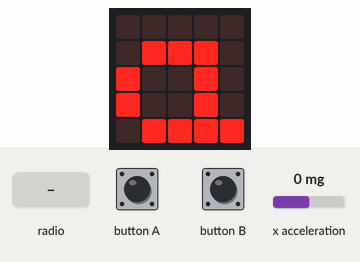
Simulated run of this program. Board: BBC micro:bit running MicroPython. Shown: the board's 5×5 LED display. The test bench sets the inputs (shaded band); at power-on: x acceleration 0 mg. The 48×5 strip is a reading aid, not a part: it shows the text the display is scrolling, unrolled, one strip-width of it at a time.

Above: at 1.2 s.
1.3 s: x acceleration set to 750 mg
At 1.7 s:
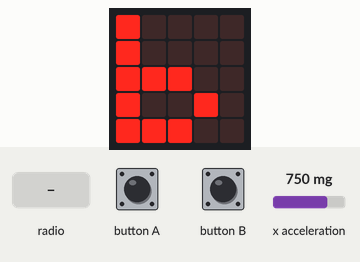
4.3 s: radio message "1" arrives
At 4.43 s:
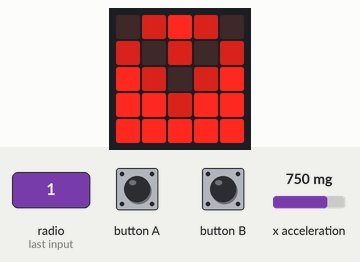
6.5 s: x acceleration set to -1440 mg
At 8.5 s:
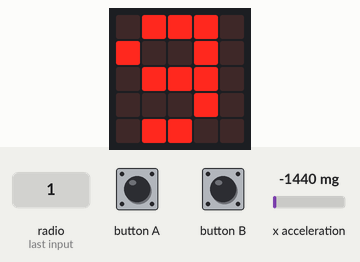
Timing chart, 0 to 10.0 s (numbered marks = the images above; inputs shaded):
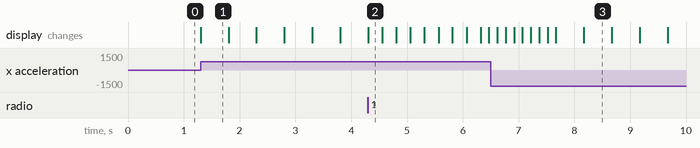

The program:

microbit-SMS.py
```python
from microbit import *

import radio


# --- CONFIG ---

# Deadzone

deadzone = 350

# Scroll Speed (ms)

scrollspeed = 500


current = 1

characters = [" ", "a", "b", "c", "d", "e", "f", "g", "h", "i", "j", "k", "l", "m", "n", "o", "p", "q", "r", "s", "t", "u", "v", "w", "x", "y", "z", " "]

message = []

space = Image("00000:"

              "00000:"

              "00000:"

              "90009:"

              "99999")

newMessage = Image("05950:"

                   "50505:"

                   "95059:"

                   "99599:"

                   "99999")


tick = Image("00000:"

             "00009:"

             "00090:"

             "90900:"

             "09000")


radio.on()


def drawChar():

    if characters[current] == " ":

        display.show(space)

    else:

        display.show(characters[current])


def appendCurrent():

    if button_a.is_pressed():

        message.append(characters[current])

        print(''.join(message))

        display.show(Image().invert())

        sleep(scrollspeed)

    elif button_b.is_pressed():

        radio.send(''.join(message))

        message = []

        current = 1

        display.show(tick)

        sleep((scrollspeed * 2))


def checkForMessages():

    incoming = radio.receive()

    if incoming:

        display.show(newMessage)

        sleep(250)

        display.clear()

        sleep(250)

        display.show(newMessage)

        sleep(250)

        display.clear()

        sleep(250)

        display.show(newMessage)

        sleep(250)

        display.clear()

        sleep(250)

        display.show(newMessage)

        sleep(250)

        display.clear()

        sleep(250)

        display.scroll(incoming)


while True:

    reading = accelerometer.get_x()

    checkForMessages()


    if reading > deadzone:

        if current < (len(characters) - 1):

            current = current + 1

        drawChar()

        appendCurrent()

        sleep(scrollspeed)

    elif reading < (deadzone * -1):

        if current > 0:

            current = current - 1

        drawChar()

        appendCurrent()

        sleep(scrollspeed)

    else:

        drawChar()

        appendCurrent()
```

Measured:
- after the input at 1.3 s, the display: changes at once (image 1)
- after the input at 4.3 s, the display: changes at once (image 2)
- after the input at 6.5 s, the display: first differs from a run without the input after 1.7 s (image 3)
- what the display in image 1 shows lasts 0.5 s, from 1.3 s to 1.8 s
